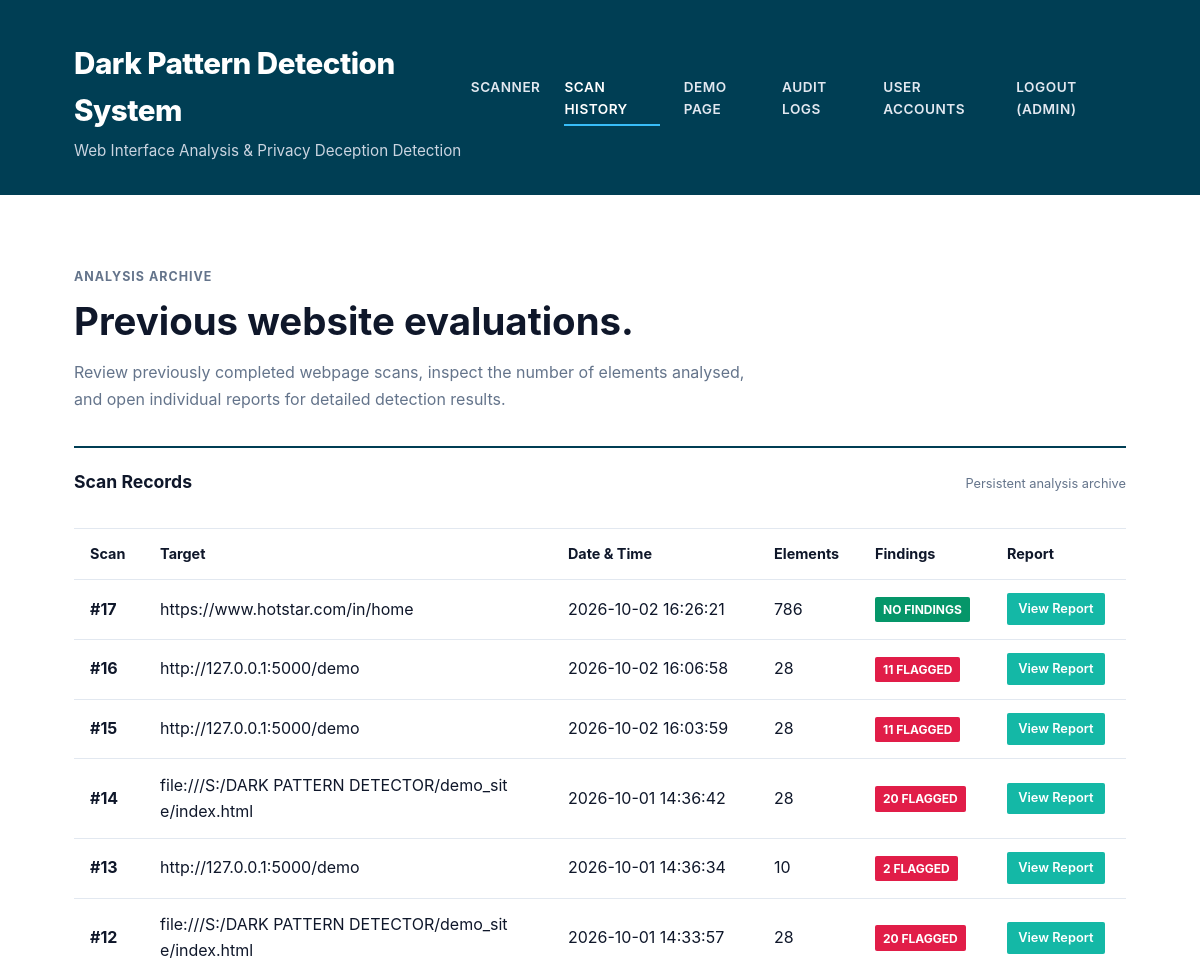
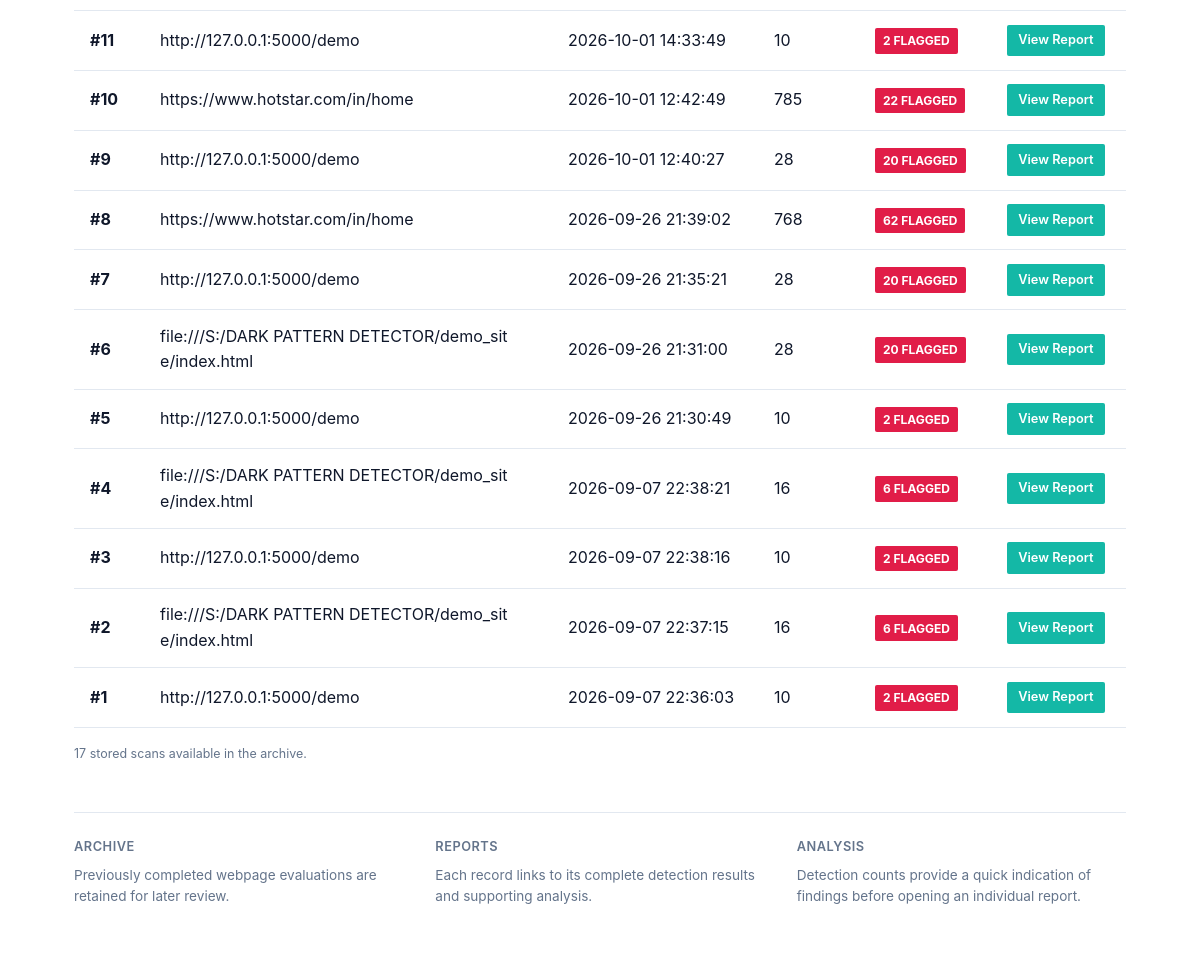
Screenshot of /history (signed in) with the database file from the repository (2 pictures, top to bottom).
### tables this page shows
CREATE TABLE scans (
                id INTEGER PRIMARY KEY AUTOINCREMENT,
                url TEXT NOT NULL,
                scan_date TEXT NOT NULL,
                total_elements INTEGER NOT NULL DEFAULT 0,
                total_detections INTEGER NOT NULL DEFAULT 0
            );

### app.py (the view)
@app.route("/history")
def history():
    scans = db_manager.get_all_scans()
    return render_template("history.html", scans=scans)

### database/db.py (called while the page is built, shortened)
    def _get_sqlite_connection(self):
        os.makedirs(os.path.dirname(self.sqlite_db_path), exist_ok=True)
        conn = sqlite3.connect(self.sqlite_db_path)
        conn.row_factory = sqlite3.Row
        return conn

    def get_all_scans(self):
        conn = self._get_sqlite_connection()
        cursor = conn.cursor()
        cursor.execute("SELECT * FROM scans ORDER BY id DESC")
        scans = [dict(r) for r in cursor.fetchall()]
        conn.close()
        return scans

### templates/history.html (shortened to what this page needs)
<!DOCTYPE html>
<html lang="en">
<head>
    <link rel="stylesheet" href="{{ url_for('static', filename='css/style.css') }}">
</head>
<body>
    <header class="header">
        <div class="header-container">
            <div class="header-title">
                <h1>Dark Pattern Detection System</h1>
                <p>Web Interface Analysis & Privacy Deception Detection</p>
            </div>
            <nav class="nav-links">
                <a href="{{ url_for('index') }}">Scanner</a>
                <a href="{{ url_for('history') }}" class="active">Scan History</a>
                <a href="/demo" target="_blank">Demo Page</a>
                {% if session.get('role') == 'ADMIN' %}
                    <a href="{{ url_for('admin_audit_logs') }}">Audit Logs</a>
                    <a href="{{ url_for('admin_users') }}">User Accounts</a>
                {% endif %}
                {% if session.get('user_id') %}
                    <a href="{{ url_for('logout') }}">Logout ({{ session.get('username') }})</a>
                {% else %}
                    <a href="{{ url_for('login') }}">Login</a>
                {% endif %}
            </nav>
        </div>
    </header>
    <main class="container">
        <section style="padding: 2.5rem 0 2rem;">
            <p style="
                color: var(--text-muted);
                font-size: 0.78rem;
                font-weight: 700;
                text-transform: uppercase;
                letter-spacing: 1px;
                margin-bottom: 0.75rem;
            ">
                Analysis Archive
            </p>
            <h2 style="
                font-size: 2.4rem;
                line-height: 1.15;
                max-width: 760px;
                margin-bottom: 1rem;
                color: var(--text-color);
            ">
                Previous website evaluations.
            </h2>
            <p style="
                max-width: 700px;
                color: var(--text-muted);
                font-size: 1rem;
                line-height: 1.7;
            ">
                Review previously completed webpage scans, inspect the number
                of elements analysed, and open individual reports for detailed
                detection results.
            </p>
        </section>
        {% if session.get('user_id') %}
            <section style="
                border-top: 2px solid var(--primary-color);
                padding-top: 1.25rem;
            ">
                <div style="
                    display: flex;
                    justify-content: space-between;
                    align-items: baseline;
                    gap: 1rem;
                    margin-bottom: 1rem;
                ">
                    <h3 style="font-size: 1.1rem;">
                        Scan Records
                    </h3>
                    <span style="
                        color: var(--text-muted);
                        font-size: 0.8rem;
                    ">
                        Persistent analysis archive
                    </span>
                </div>
                {% if scans %}
                    <div class="table-responsive">
                        <table class="data-table">
                            <thead>
                                <tr>
                                    <th>Scan</th>
                                    <th>Target</th>
                                    <th>Date & Time</th>
                                    <th>Elements</th>
                                    <th>Findings</th>
                                    <th>Report</th>
                                </tr>
                            </thead>
                            <tbody>
                                {% for s in scans %}
                                <tr>
                                    <td>
                                        <strong>#{{ s.id }}</strong>
                                    </td>
                                    <td>
                                        <span style="
                                            display: block;
                                            max-width: 360px;
                                            word-break: break-all;
                                        ">
                                            {{ s.url }}
                                        </span>
                                    </td>
                                    <td>
                                        {{ s.scan_date }}
                                    </td>
                                    <td>
                                        {{ s.total_elements }}
                                    </td>
                                    <td>
                                        {% if s.total_detections > 0 %}
                                            <span class="badge badge-high">
                                                {{ s.total_detections }} Flagged
                                            </span>
                                        {% else %}
                                            <span class="badge badge-ml">
                                                No Findings
                                            </span>
                                        {% endif %}
                                    </td>
                                    <td>
                                        <a
                                            href="{{ url_for('view_results', scan_id=s.id) }}"
                                            class="btn btn-secondary"
                                            style="
                                                padding: 0.35rem 0.7rem;
                                                font-size: 0.8rem;
                                                text-decoration: none;
                                            "
                                        >
                                            View Report
                                        </a>
                                    </td>
                                </tr>
                                {% endfor %}
                            </tbody>
                        </table>
                    </div>
                    <div style="
                        margin-top: 1rem;
                        color: var(--text-muted);
                        font-size: 0.78rem;
                    ">
                        {{ scans|length }} stored scan{% if scans|length != 1 %}s{% endif %}
                        available in the archive.
                    </div>
                {% endif %}
            </section>
        {% endif %}
        <section style="
            margin-top: 3rem;
            padding: 1.5rem 0 2rem;
            border-top: 1px solid var(--border-color);
        ">
            <div style="
                display: grid;
                grid-template-columns: repeat(3, 1fr);
                gap: 2rem;
            ">
                <div>
                    <div class="metric-label">
                        Archive
                    </div>
                    <p style="
                        margin-top: 0.45rem;
                        color: var(--text-muted);
                        font-size: 0.85rem;
                    ">
                        Previously completed webpage evaluations are retained
                        for later review.
                    </p>
                </div>
                <div>
                    <div class="metric-label">
                        Reports
                    </div>
                    <p style="
                        margin-top: 0.45rem;
                        color: var(--text-muted);
                        font-size: 0.85rem;
                    ">
                        Each record links to its complete detection results
                        and supporting analysis.
                    </p>
                </div>
                <div>
                    <div class="metric-label">
                        Analysis
                    </div>
                    <p style="
                        margin-top: 0.45rem;
                        color: var(--text-muted);
                        font-size: 0.85rem;
                    ">
                        Detection counts provide a quick indication of findings
                        before opening an individual report.
                    </p>
                </div>
            </div>
        </section>
    </main>
</body>
</html>

### static/css/style.css (style rules this page uses)
:root { --primary-color: #003e54; --secondary-color: #2563eb; --accent-color: #14b8a6; --bg-color: #ffffff; --card-bg: #ffffff; --text-color: #0f172a; --text-muted: #64748b; --border-color: #e2e8f0; --footer-bg: #eef2f6; --severity-high: #e11d48; --severity-medium: #d97706; --severity-low: #2563eb; --source-rule: #4f46e5; --source-ml: #059669; --source-hybrid: #d97706; }
* { box-sizing: border-box; margin: 0; padding: 0; }
body { font-family: -apple-system, BlinkMacSystemFont, "Segoe UI", Roboto, Helvetica, Arial, sans-serif; background-color: var(--bg-color); color: var(--text-color); line-height: 1.6; }
.header { background-color: var(--primary-color) !important; color: #ffffff !important; padding: 2.5rem 0 2rem 0; border-bottom: none; box-shadow: none; }
.header-container { max-width: 1100px; margin: 0 auto; padding: 0 1.5rem; display: flex; justify-content: space-between; align-items: center; }
.header-title h1 { font-size: 1.85rem; font-weight: 800; color: #ffffff !important; letter-spacing: -0.5px; }
.header-title p { font-size: 0.95rem; color: #cbd5e1 !important; margin-top: 0.25rem; }
.nav-links { display: flex; gap: 1.5rem; }
.nav-links a { color: #e2e8f0 !important; text-decoration: none; font-weight: 600; font-size: 0.85rem; text-transform: uppercase; letter-spacing: 0.5px; padding-bottom: 0.25rem; transition: color 0.2s, border-bottom 0.2s; }
.nav-links a:hover, .nav-links a.active { color: #ffffff !important; border-bottom: 2px solid #38bdf8 !important; }
.container { max-width: 1100px; margin: 2rem auto; padding: 0 1.5rem; }
.btn { background-color: var(--secondary-color); color: #ffffff; padding: 0.75rem 1.5rem; border: none; border-radius: 2px; font-size: 0.95rem; font-weight: 600; cursor: pointer; text-decoration: none; display: inline-block; transition: opacity 0.2s; }
.btn-secondary { background-color: var(--accent-color); }
.metric-label { font-size: 0.8rem; color: var(--text-muted); text-transform: uppercase; letter-spacing: 0.5px; font-weight: 600; }
.badge { display: inline-block; padding: 0.2rem 0.5rem; border-radius: 2px; font-size: 0.75rem; font-weight: 700; text-transform: uppercase; color: #ffffff; }
.badge-high { background-color: var(--severity-high); }
.badge-ml { background-color: var(--source-ml); }
.table-responsive { overflow-x: auto; }
.data-table { width: 100%; border-collapse: collapse; margin-top: 1rem; }
.data-table th, .data-table td { padding: 0.85rem 1rem; text-align: left; border-bottom: 1px solid var(--border-color); }
.data-table th { background-color: #ffffff; font-weight: 700; font-size: 0.9rem; color: var(--text-color); border-top: 1px solid var(--border-color); }

### rows the page displays
scans: id "17", url "https://www.hotstar.com/in/home", scan_date "2026-10-02 16:26:21", total_elements "786", total_detections "NO FINDINGS"
scans: id "16", url "http://127.0.0.1:5000/demo", scan_date "2026-10-02 16:06:58", total_elements "28", total_detections "11"
scans: id "15", url "http://127.0.0.1:5000/demo", scan_date "2026-10-02 16:03:59", total_elements "28", total_detections "11"
scans: id "14", url "file:///S:/DARK PATTERN DETECTOR/demo_site/index.html", scan_date "2026-10-01 14:36:42", total_elements "28", total_detections "20"
scans: id "13", url "http://127.0.0.1:5000/demo", scan_date "2026-10-01 14:36:34", total_elements "10", total_detections "2"
scans: id "12", url "file:///S:/DARK PATTERN DETECTOR/demo_site/index.html", scan_date "2026-10-01 14:33:57", total_elements "28", total_detections "20"
scans: id "11", url "http://127.0.0.1:5000/demo", scan_date "2026-10-01 14:33:49", total_elements "10", total_detections "2"
scans: id "10", url "https://www.hotstar.com/in/home", scan_date "2026-10-01 12:42:49", total_elements "785", total_detections "22"
scans: id "9", url "http://127.0.0.1:5000/demo", scan_date "2026-10-01 12:40:27", total_elements "28", total_detections "20"
scans: id "8", url "https://www.hotstar.com/in/home", scan_date "2026-09-26 21:39:02", total_elements "768", total_detections "62"
scans: id "7", url "http://127.0.0.1:5000/demo", scan_date "2026-09-26 21:35:21", total_elements "28", total_detections "20"
scans: id "6", url "file:///S:/DARK PATTERN DETECTOR/demo_site/index.html", scan_date "2026-09-26 21:31:00", total_elements "28", total_detections "20"
scans: id "5", url "http://127.0.0.1:5000/demo", scan_date "2026-09-26 21:30:49", total_elements "10", total_detections "2"
scans: id "4", url "file:///S:/DARK PATTERN DETECTOR/demo_site/index.html", scan_date "2026-09-07 22:38:21", total_elements "16", total_detections "6"
scans: id "3", url "http://127.0.0.1:5000/demo", scan_date "2026-09-07 22:38:16", total_elements "10", total_detections "2"
scans: id "2", url "file:///S:/DARK PATTERN DETECTOR/demo_site/index.html", scan_date "2026-09-07 22:37:15", total_elements "16", total_detections "6"
scans: id "1", url "http://127.0.0.1:5000/demo", scan_date "2026-09-07 22:36:03", total_elements "10", total_detections "2"

### other values shown
{{ session.get('username') }} "ADMIN"
{{ scans|length }} "17"
